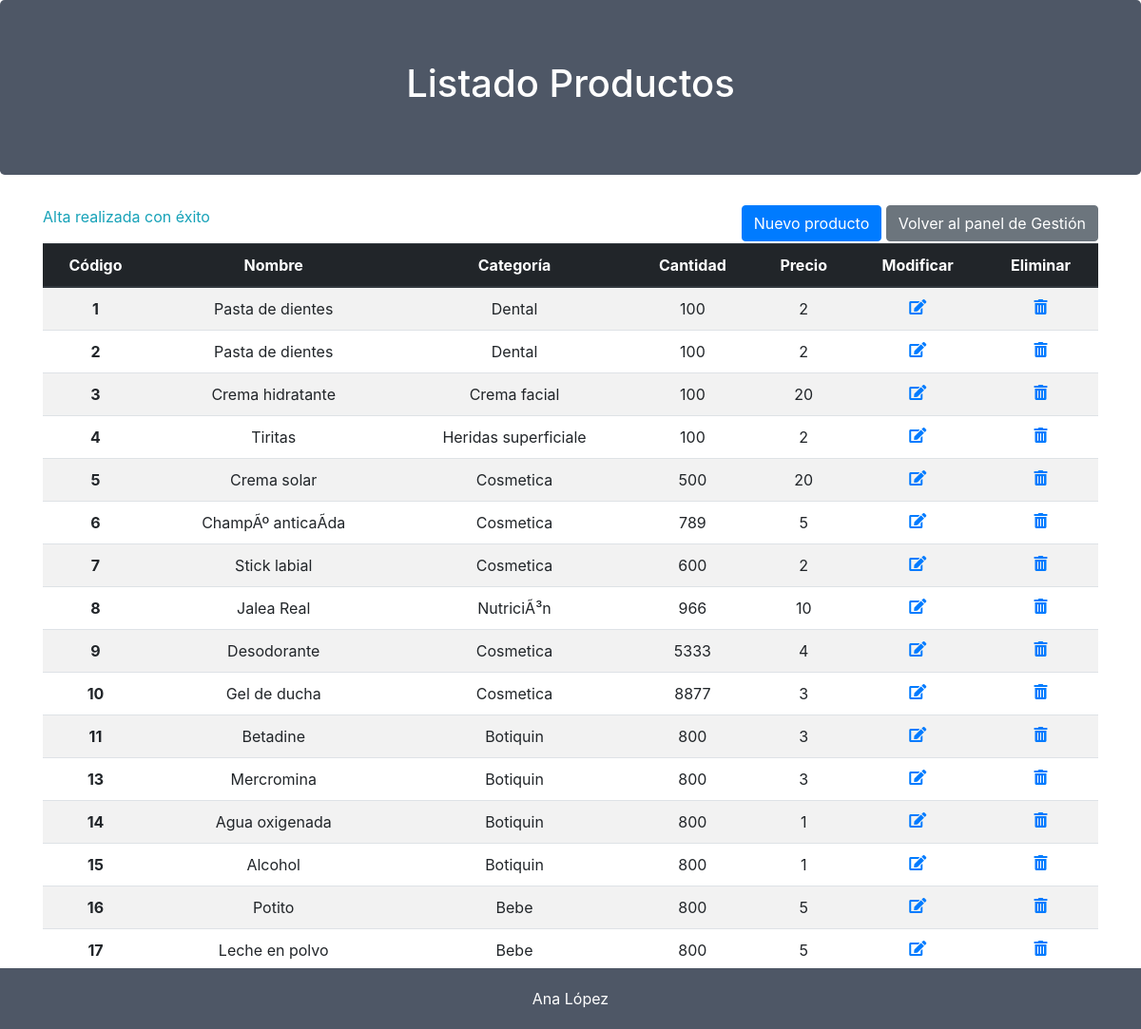
The app's page /TIENDA/listado_way.php?control=1 with its own data.
### tables this page shows
CREATE TABLE `productos` (
  `codigo` int(4) NOT NULL,
  `nombre` varchar(30) NOT NULL,
  `categoria` varchar(20) NOT NULL,
  `cantidad` int(4) NOT NULL,
  `precio` float NOT NULL,
  `imagen` varchar(255) NOT NULL,
  `descripcion` text
);

### TIENDA/listado_way.php (the view, shortened to what this page needs)
<html>
	<head>
		<link rel="stylesheet" type="text/css" href="style.css">
		<link rel="stylesheet" href="https://use.fontawesome.com/releases/v5.0.12/css/all.css">
		<link rel="stylesheet" href="https://stackpath.bootstrapcdn.com/bootstrap/4.1.0/css/bootstrap.min.css">
	</head>
	<body>
		<div class="jumbotron text-center">
			<h1>Listado Productos</h1>
		</div>
		<div class="container">
			<div class="row">
				<div class="col-sm-6 text-left">
					<?php
					if (isset ($_REQUEST['control']))
					{
						$cartel = $_REQUEST['control'];
						if ($cartel==1){
						?>
						<p class="text-info">Alta realizada con éxito</p>
						<?php
						}
					}
					?>
				</div>
				<div class="col-sm-6 text-right">
					<a href="formulario_alta.php" class="btn btn-primary">Nuevo producto</a>
					<a href="index.php" class="btn btn-secondary">Volver al panel de Gestión</a>
				</div>
			</div>
		</div>
		<?php
			$conexion = mysqli_connect("localhost","root","","tienda") or die("Error al conectar con la base de datos");
			$registros = mysqli_query($conexion,"select * from productos") or die("Error al realizar la consulta");
		?>
		<div class="container">
			<table class="table table-striped text-center">
			  <thead class="thead-dark">
				<tr>
				  <th>Código</th>
				  <th>Nombre</th>
				  <th>Categoría</th>
				  <th>Cantidad</th>
				  <th>Precio</th>
				  <th>Modificar</th>
				  <th>Eliminar</th>
				</tr>
			  </thead>
			  <tbody>
			  <?php while ($reg=mysqli_fetch_array($registros))
			  {
				  ?>
				<tr>
				  <th><?php echo $reg['codigo'];?></th>
				  <td><?php echo $reg['nombre'];?></td>
				  <td><?php echo $reg['categoria'];?></td>
				  <td><?php echo $reg['cantidad'];?></td>
				  <td><?php echo $reg['precio'];?></td>
				  <td><a href="formulario_modificar.php?codigo=<?php echo $reg['codigo'];?>"><i class="fas fa-edit"></i></a></td>
				  <td><a href="eliminar.php?cod=<?php echo $reg['codigo'];?>"><i class="fas fa-trash-alt"></i></a></td>
				</tr>
				<?php
			  }
				?>
			  </tbody>
			</table>
		</div>
		<footer>Ana López</footer>
	</body>
</html>

### TIENDA/style.css (style rules this page uses)
footer { text-align: center; background-color: #4E5766; color: #fff; padding: 20px 0px; position: fixed; bottom: 0; width: 100%; }
p { text-align: justify !important; }
.jumbotron { background-color: #4E5766 !important; color: #ffffff; text-align: center; }
a { text-decoration: none !important; }
*|*:link { text-decoration: none !important; }

### records on screen
productos: codigo "1", nombre "Pasta de dientes", categoria "Dental", cantidad "100", precio "2"
productos: codigo "2", nombre "Pasta de dientes", categoria "Dental", cantidad "100", precio "2"
productos: codigo "3", nombre "Crema hidratante", categoria "Crema facial", cantidad "100", precio "20"
productos: codigo "4", nombre "Tiritas", categoria "Heridas superficiale", cantidad "100", precio "2"
productos: codigo "5", nombre "Crema solar", categoria "Cosmetica", cantidad "500", precio "20"
productos: codigo "6", nombre "ChampÃº anticaÃ­da", categoria "Cosmetica", cantidad "789", precio "5"
productos: codigo "7", nombre "Stick labial", categoria "Cosmetica", cantidad "600", precio "2"
productos: codigo "8", nombre "Jalea Real", categoria "NutriciÃ³n", cantidad "966", precio "10"
productos: codigo "9", nombre "Desodorante", categoria "Cosmetica", cantidad "5333", precio "4"
productos: codigo "10", nombre "Gel de ducha", categoria "Cosmetica", cantidad "8877", precio "3"
productos: codigo "11", nombre "Betadine", categoria "Botiquin", cantidad "800", precio "3"
productos: codigo "13", nombre "Mercromina", categoria "Botiquin", cantidad "800", precio "3"
productos: codigo "14", nombre "Agua oxigenada", categoria "Botiquin", cantidad "800", precio "1"
productos: codigo "15", nombre "Alcohol", categoria "Botiquin", cantidad "800", precio "1"
productos: codigo "16", nombre "Potito", categoria "Bebe", cantidad "800", precio "5"
productos: codigo "17", nombre "Leche en polvo", categoria "Bebe", cantidad "800", precio "5"
